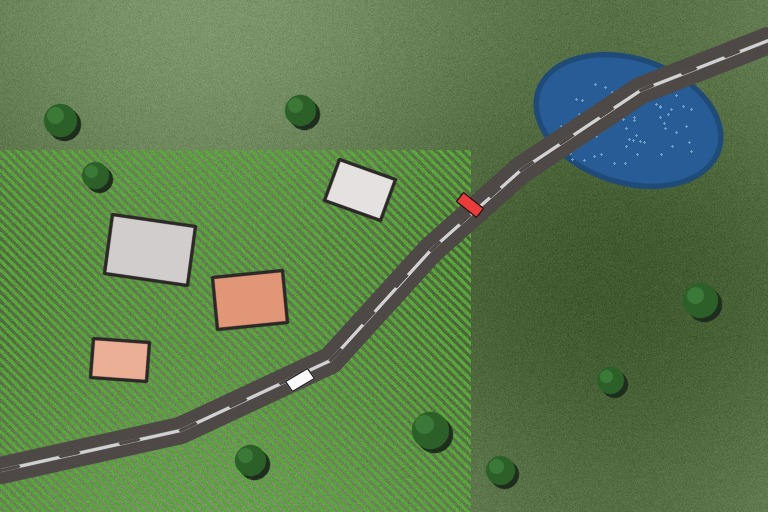
#> input picture aerial_scene.jpg, 768 x 512 px
$ jupyter execute 11_image_filters.ipynb
#> lines starting #> are read from the running program, lines starting #| are printed output that depends on the picture
# WP 11 · Image Filters
*Live lab — Unit II: UAV Data Collection & Processing Methods*

A filter slides a small **kernel** across the image; each output pixel is the weighted sum of its neighbourhood. One idea (convolution) gives blurring, sharpening and edge detection.

**Supporting data:** `aerial_scene.jpg` (download it from the button next to this snippet in the playground, then upload when the notebook asks).

---
**How to use:** `Runtime ▸ Run all`, or run each cell top to bottom. The original teaching snippet is reproduced verbatim below; only GUI-only calls (`cv2.imshow`, `cv2.waitKey`, `cv2.destroyAllWindows`) are adapted, because Colab has no display window.

[cell 1]
# === Setup (run me first) ===================================================
# OpenCV, NumPy and Matplotlib are already installed in Google Colab.
# If you run locally and cv2 is missing, uncomment the next line:
# !pip install opencv-python-headless matplotlib

import cv2, numpy as np, os
import matplotlib.pyplot as plt
print("OpenCV", cv2.__version__)

def show(*imgs, titles=None, cmap=None, figsize=(13, 5)):
    """Display 1..N images inline. BGR images are auto-converted to RGB.
    (Colab has no window server, so cv2.imshow() cannot be used.)"""
    titles = titles or [""] * len(imgs)
    plt.figure(figsize=figsize)
    for i, im in enumerate(imgs):
        ax = plt.subplot(1, len(imgs), i + 1)
        if im.ndim == 2:
            ax.imshow(im, cmap=cmap or "gray", vmin=0, vmax=255)
        else:
            ax.imshow(cv2.cvtColor(im, cv2.COLOR_BGR2RGB))
        ax.set_title(titles[i], fontsize=11); ax.axis("off")
    plt.tight_layout(); plt.show()

[cell 2]
# --- Stand-in scene generator (used only if you don't upload the data file) ---
def make_scene(w=768, h=512, seed=7):
    rng = np.random.default_rng(seed)
    img = np.full((h, w, 3), (78, 120, 96), np.uint8)
    yy, xx = np.mgrid[0:h, 0:w]
    img = np.clip(img + (16*np.sin(xx/130) + 10*np.cos(yy/90))[..., None], 0, 255).astype(np.uint8)
    crop = img.copy()
    for k in range(-h, w, 9):
        cv2.line(crop, (k, 0), (k + h, h), (60, 165, 90), 2, cv2.LINE_AA)
    m = np.zeros((h, w), np.uint8); cv2.rectangle(m, (0, 150), (470, h), 255, -1)
    img[m == 255] = crop[m == 255]
    cv2.ellipse(img, (628, 120), (95, 62), 18, 0, 360, (150, 92, 40), -1, cv2.LINE_AA)
    pts = np.array([[0,470],[180,430],[330,360],[430,250],[520,170],[640,90],[w,40]], np.int32)
    cv2.polylines(img, [pts], False, (70, 72, 78), 26, cv2.LINE_AA)
    for cx, cy, bw, bh, col, a in [(150,250,84,60,(205,205,210),8),(250,300,70,52,(120,150,225),-6),
                                   (360,190,60,44,(225,225,230),20),(120,360,56,40,(150,175,235),4)]:
        r = cv2.boxPoints(((cx,cy),(bw,bh),a)).astype(np.int32)
        cv2.fillConvexPoly(img, r, col, cv2.LINE_AA); cv2.polylines(img, [r], True, (40,40,45), 2, cv2.LINE_AA)
    for cx, cy, rr in [(60,120,16),(95,175,13),(300,110,15),(430,430,18),(500,470,14),(700,300,17),(610,380,13),(250,460,15)]:
        cv2.circle(img, (cx, cy), rr, (40, 95, 45), -1, cv2.LINE_AA)
    for cx, cy, col, a in [(300,380,(250,250,250),-32),(470,205,(60,60,235),40)]:
        r = cv2.boxPoints(((cx,cy),(26,12),a)).astype(np.int32); cv2.fillConvexPoly(img, r, col, cv2.LINE_AA)
    return img

def get_image(name, gray=False):
    """Load `name` if present; else offer a Colab upload; else auto-generate."""
#> called with name = 'aerial_scene.jpg', gray = False
    flag = cv2.IMREAD_UNCHANGED if name.lower().endswith(".png") else cv2.IMREAD_COLOR
    if os.path.exists(name):
        im = cv2.imread(name, flag)
#> im is the input picture: shape (512, 768, 3); mean B, G, R 77.7, 123.6, 92.2
        if im is not None:
            print("Loaded", name)
            return cv2.cvtColor(im, cv2.COLOR_BGR2GRAY) if gray else im
    try:
        from google.colab import files
        print(f"Upload '{name}' from the data pack (or press Cancel to auto-generate).")
        up = files.upload()
        for fn in up:
            im = cv2.imread(fn, flag)
            if im is not None:
                print("Loaded", fn)
                return cv2.cvtColor(im, cv2.COLOR_BGR2GRAY) if gray else im
    except Exception:
        pass
    print("Auto-generating a stand-in scene.")
    s = make_scene()
    return cv2.cvtColor(s, cv2.COLOR_BGR2GRAY) if gray else s

### The snippet, exactly as shown in the playground
```python
blur   = cv2.blur(img, (5, 5))                     # mean / box filter
gauss  = cv2.GaussianBlur(img, (5, 5), sigmaX=1)   # weighted - standard pre-Canny
median = cv2.medianBlur(img, 5)                    # nonlinear - kills salt & pepper
bilat  = cv2.bilateralFilter(img, 9, 75, 75)       # smooths, keeps edges (slow)

kernel  = np.array([[0,-1,0],[-1,5,-1],[0,-1,0]])  # sharpen
sharp   = cv2.filter2D(img, -1, kernel)            # any custom kernel
```

[cell 3]
img = get_image("aerial_scene.jpg")

blur   = cv2.blur(img, (5, 5))                     # mean / box filter
gauss  = cv2.GaussianBlur(img, (5, 5), sigmaX=1)   # weighted - standard pre-Canny
median = cv2.medianBlur(img, 5)                    # nonlinear - kills salt & pepper
bilat  = cv2.bilateralFilter(img, 9, 75, 75)       # smooths, keeps edges (slow)

kernel = np.array([[0, -1, 0], [-1, 5, -1], [0, -1, 0]])  # sharpen
sharp  = cv2.filter2D(img, -1, kernel)             # any custom kernel
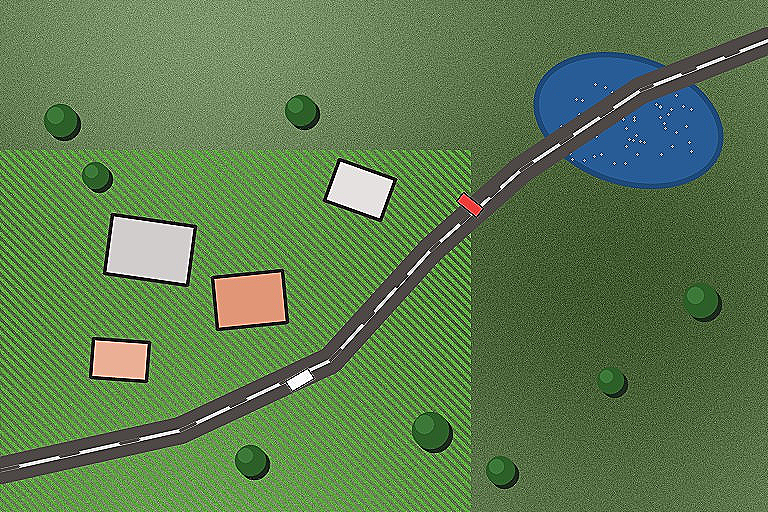
#> sharp: shape (512, 768, 3); mean B, G, R 78.1, 123.6, 92.3

show(img, blur, gauss,   titles=["Original", "Box blur", "Gaussian blur"])
#> in show, `plt.tight_layout()`:
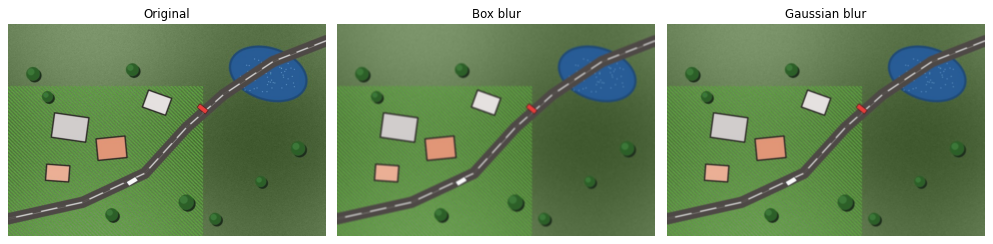
#> figure drawn by matplotlib, 3 panels
show(median, bilat, sharp, titles=["Median", "Bilateral (edge-preserving)", "Sharpen"])

[cell 4]
# --- The noise test: median vs Gaussian on salt & pepper --------------------
noisy = img.copy()
rng = np.random.default_rng(0)
sp = rng.random(img.shape[:2])
noisy[sp < 0.02] = 0        # pepper
noisy[sp > 0.98] = 255      # salt
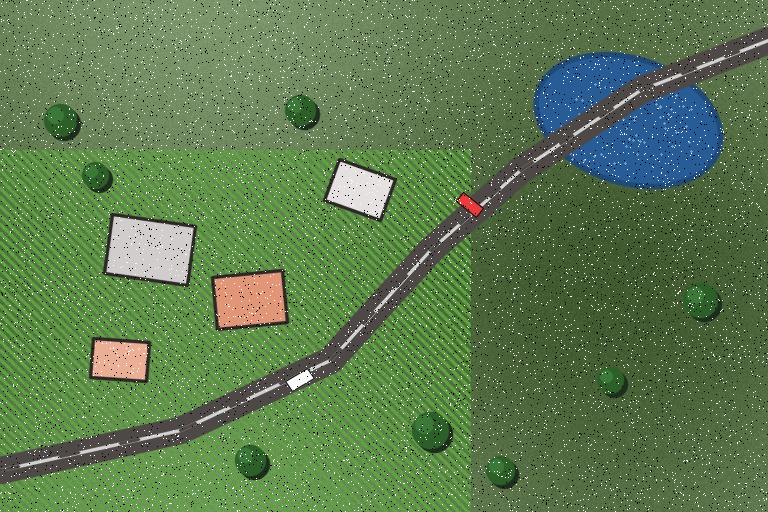
#> noisy: shape (512, 768, 3); mean B, G, R 79.8, 123.8, 93.7

g = cv2.GaussianBlur(noisy, (5, 5), 1)
m = cv2.medianBlur(noisy, 5)
show(noisy, g, m, titles=["Salt & pepper noise", "Gaussian (smears specks)", "Median (votes them away)"])
print("Nonlinear median beats linear Gaussian on impulse noise - a classic exam point.")
